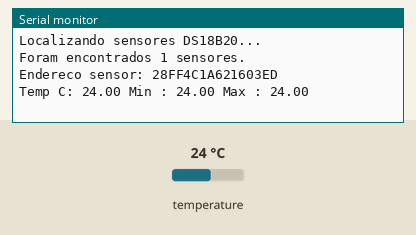
Recording of a sketch running on a simulated Arduino Uno, built with avr-gcc and run on an emulated ATmega328P. Shown: the last lines printed to the serial monitor. The test bench sets the inputs (shaded band); at power-on: temperature 24 °C.

Above: at 1.2 s.
1.3 s: temperature set to 12 °C
At 3.9 s:
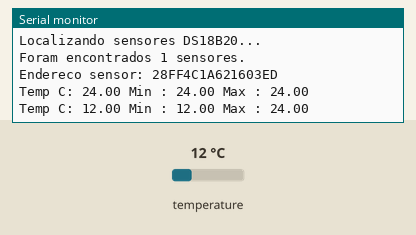
4.2 s: temperature set to 19 °C
At 6.2 s:
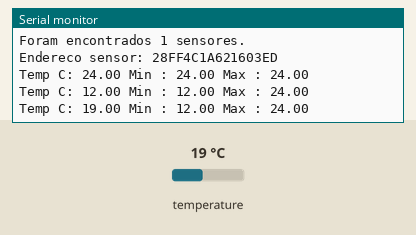
Timing chart, 0 to 7.7 s (numbered marks = the images above; inputs shaded):
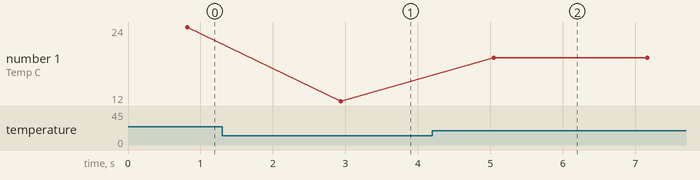

The sketch:

SensorTemperaturaProvaDagua.ino
```cpp
/* ========================================================================================================

        Este código é copiado do professor e tem a função de ler o sensor de temperatura à prova d'água DS18B20.
   Para isso o código utiliza algumas bibliotecas auxiliares.


   HARDWARE:

   Fio vermelho do sensor -> 5V do Arduino
   Fio preto do sensor    -> GND do Arduino
   Fio amarelo do sensor  -> digital 3 do Arduino (ligar um resistor de 4,7k entre esta entrada e os 5V)


======================================================================================================== */


// ========================================================================================================
// --- Bibliotecas Auxiliares ---
#include <OneWire.h>
#include <DallasTemperature.h>


// ========================================================================================================
// --- Mapeamento de Hardware ---
#define    ONE_WIRE_BUS     3          //sinal do sensor DS18B20


// ========================================================================================================
// --- Declaração de Objetos ---
OneWire oneWire(ONE_WIRE_BUS);        //objeto one_wire
DallasTemperature sensors(&oneWire);
DeviceAddress sensor1;


// ========================================================================================================
// --- Protótipo das Funções ---
void mostra_endereco_sensor(DeviceAddress deviceAddress);  //Função para mostrar endereço do sensor


// ========================================================================================================
// --- Variáveis Globais ---
float tempMin = 999;   //armazena temperatura mínima
float tempMax = 0;     //armazena temperatura máxima


// ========================================================================================================
// --- Configurações Iniciais ---
void setup()
{
  Serial.begin(9600);

  sensors.begin();

  // Localiza e mostra enderecos dos sensores
  Serial.println("Localizando sensores DS18B20...");
  Serial.print("Foram encontrados ");
  Serial.print(sensors.getDeviceCount(), DEC);
  Serial.println(" sensores.");

  if (!sensors.getAddress(sensor1, 0))
     Serial.println("Sensores nao encontrados !");

  // Mostra o endereco do sensor encontrado no barramento
  Serial.print("Endereco sensor: ");
  mostra_endereco_sensor(sensor1);
  Serial.println();
  Serial.println();


} //end setup


// ========================================================================================================
// --- Loop Infinito ---
void loop()
{
  // Le a informacao do sensor
  sensors.requestTemperatures();
  float tempC = sensors.getTempC(sensor1);

  // Atualiza temperaturas minima e maxima
  if (tempC < tempMin)
  {
    tempMin = tempC;
  }
  if (tempC > tempMax)
  {
    tempMax = tempC;
  }

  // Mostra dados no serial monitor
  Serial.print("Temp C: ");
  Serial.print(tempC);
  Serial.print(" Min : ");
  Serial.print(tempMin);
  Serial.print(" Max : ");
  Serial.println(tempMax);


  delay(1350);


} //end loop


// ========================================================================================================
// --- Desenvolvimento das Funções ---


// ========================================================================================================
// --- Função para mostrar endereço do sensor ---
void mostra_endereco_sensor(DeviceAddress deviceAddress)
{
  for (uint8_t i = 0; i < 8; i++)
  {
    // Adiciona zeros se necessário
    if (deviceAddress[i] < 16) Serial.print("0");
    Serial.print(deviceAddress[i], HEX);
  }
}
```

Measured:
- after the input at 1.3 s, the serial monitor: prints a new line after 1.6 s (image 1)
- after the input at 4.2 s, the serial monitor: prints a new line after 0.85 s (image 2)
- plotted number 1: 24 → 12 after the input at 1.3 s, 12 → 19 after the input at 4.2 s
